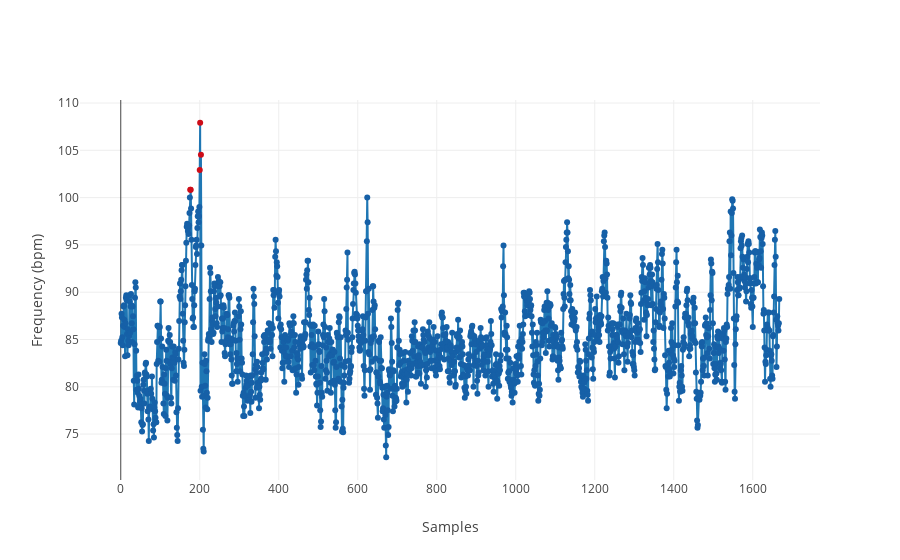

Notebook code cell kept with this figure:
### Code cell
# Plotting tachycardia

axis_x = np.linspace(0, (len(bpm_values))-1, len(bpm_values))
axis_y = bpm_values

colors = []
for i in range(len(bpm_values)):
    colors.append('rgb(22, 96, 167)')

for i in range(len(bpm_values)):
    if bpm_values[i] > 100:
        colors[i] = str('rgb(205, 12, 24)')


trace = go.Scatter(
    x = axis_x,
    y = axis_y,
    mode='lines+markers',
    marker=dict(color=(colors))
)
layout = go.Layout(
    xaxis=dict(
        title='Samples'
        ),
    yaxis=dict(
        title='Frequency (bpm)'
        )
)

data = [trace]
fig = go.Figure(data=data, layout=layout)

iplot(fig, filename='basic-line')

### Figure 1 — Plotly figure (JSON) as saved in the notebook; plotly's stock layout.template omitted (floating-point values rounded to 4 significant figures; data arrays with more than 128 entries replaced by an {"elided": "..."} marker saying what was removed)
{"data": [{"marker": {"color": {"elided": "1668 str values"}}, "mode": "lines+markers", "type": "scatter", "x": {"elided": "1668 int values"}, "y": {"elided": "1668 float values"}}], "layout": {"xaxis": {"title": "Samples"}, "yaxis": {"title": "Frequency (bpm)"}}}
